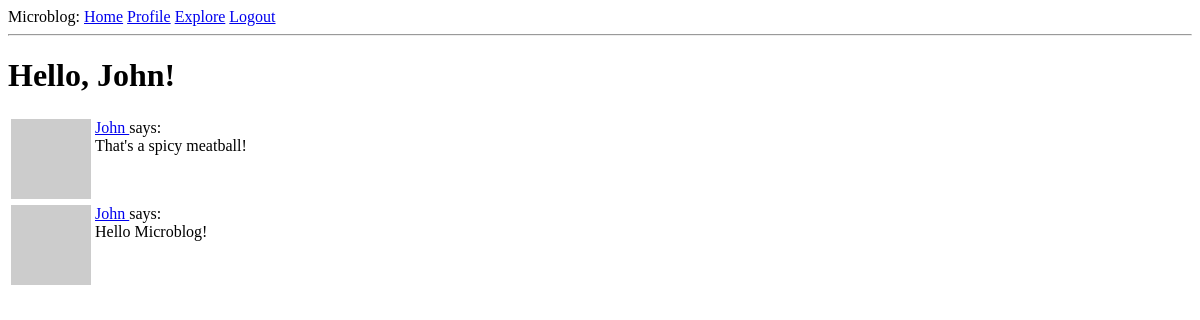
The page /explore (signed in) on the database as committed earlier.
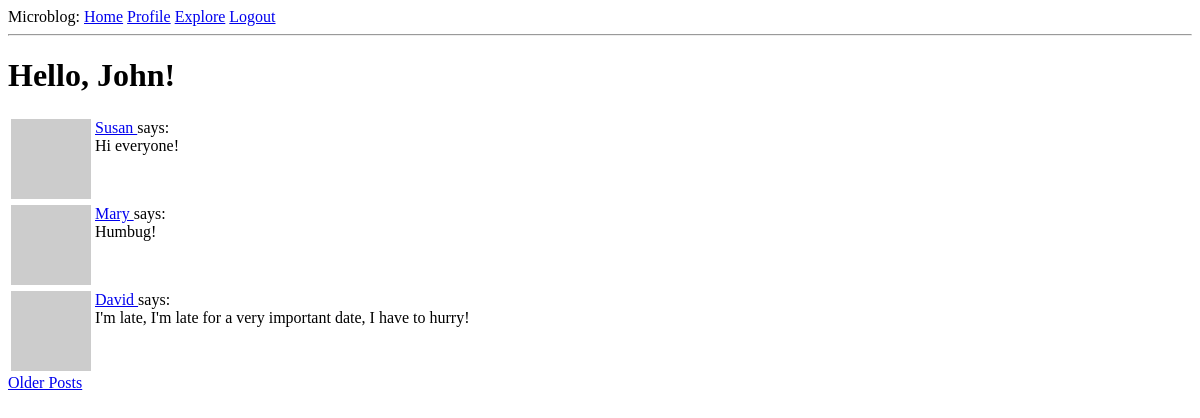
The same page on the database as committed later.
### app/models.py (models this page shows, shortened)
class Post(db.Model):
    id = db.Column(db.Integer, primary_key=True)
    body = db.Column(db.String(140))
    timestamp = db.Column(db.DateTime, index=True, default=datetime.utcnow)
    user_id = db.Column(db.Integer, db.ForeignKey('user.id'))

class User(UserMixin, db.Model):
    id = db.Column(db.Integer, primary_key=True)
    username = db.Column(db.String(64), index=True, unique=True)
    email = db.Column(db.String(120), index=True, unique=True)
    password_hash = db.Column(db.String(128))
    posts = db.relationship('Post', backref='author', lazy='dynamic')
    about_me = db.Column(db.String(140))
    last_seen = db.Column(db.DateTime, default=datetime.utcnow)
    def avatar(self, size):
        digest = md5(self.email.lower().encode('utf-8')).hexdigest()
        print('https://www.gravatar.com/avatar/{}?d=identicon&s={}'.format(digest, size))
        return 'https://www.gravatar.com/avatar/{}?d=identicon&s={}'.format(digest, size)
    followed = db.relationship(
        "User", secondary=followers,
        primaryjoin=(followers.c.follower_id== id),
        secondaryjoin=(followers.c.followed_id == id),
        backref=db.backref("followers", lazy="dynamic"), lazy="dynamic")

### app/routes.py (the view)
@myApp.route("/explore")
@login_required
def explore():
    page = request.args.get("page", 1, type=int)
    posts = Post.query.order_by(Post.timestamp.desc()).paginate(
        page, myApp.config["POSTS_PER_PAGE"], False)
    next_url = url_for("explore", page=posts.next_num) \
        if posts.has_next else None
    prev_url = url_for("explore", page=posts.prev_num) \
        if posts.has_prev else None
    return render_template("explore.html", title="Explore", posts=posts.items, next_url=next_url, prev_url=prev_url)

### app/models.py (called while the page is built)
@login.user_loader
def load_user(id):
    return User.query.get(int(id))

### app/routes.py (called while the page is built)
@myApp.before_request
def before_request():
    if current_user.is_authenticated:
        current_user.last_seen = datetime.utcnow()
        db.session.commit()

### app/templates/explore.html (shortened to what this page needs)
{% extends "base.html" %}
{% block content %}
    <h1>Hello, {{ current_user.username }}!</h1>
    {% for post in posts %}
        {% include '_post.html' %}
    {% endfor %}
    {% if next_url %}
    <a href="{{ next_url }}">Older Posts</a>
    {% endif %}
{% endblock %}

### app/templates/_post.html
    <table>
        <tr valign="top">
            <td><img src="{{ post.author.avatar(36) }}"></td>
            <td>
                <a href="{{ url_for('user', username=post.author.username) }}">
                    {{ post.author.username }}
                </a>
                says:<br>{{ post.body }}
            </td>
        </tr>
    </table>

Rows that differ between the two databases and show on the page:
no longer on this page (row unchanged): Post: author.username "John", body "That's a spicy meatball!"
no longer on this page (row unchanged): Post: author.username "John", body "Hello Microblog!"
added Post: author.username "Susan", body "Hi everyone!"
added Post: author.username "Mary", body "Humbug!"
added Post: author.username "David", body "I'm late, I'm late for a very important date, I have to hurry!"
Other text that changed with them:
text now shown: "Older Posts"
